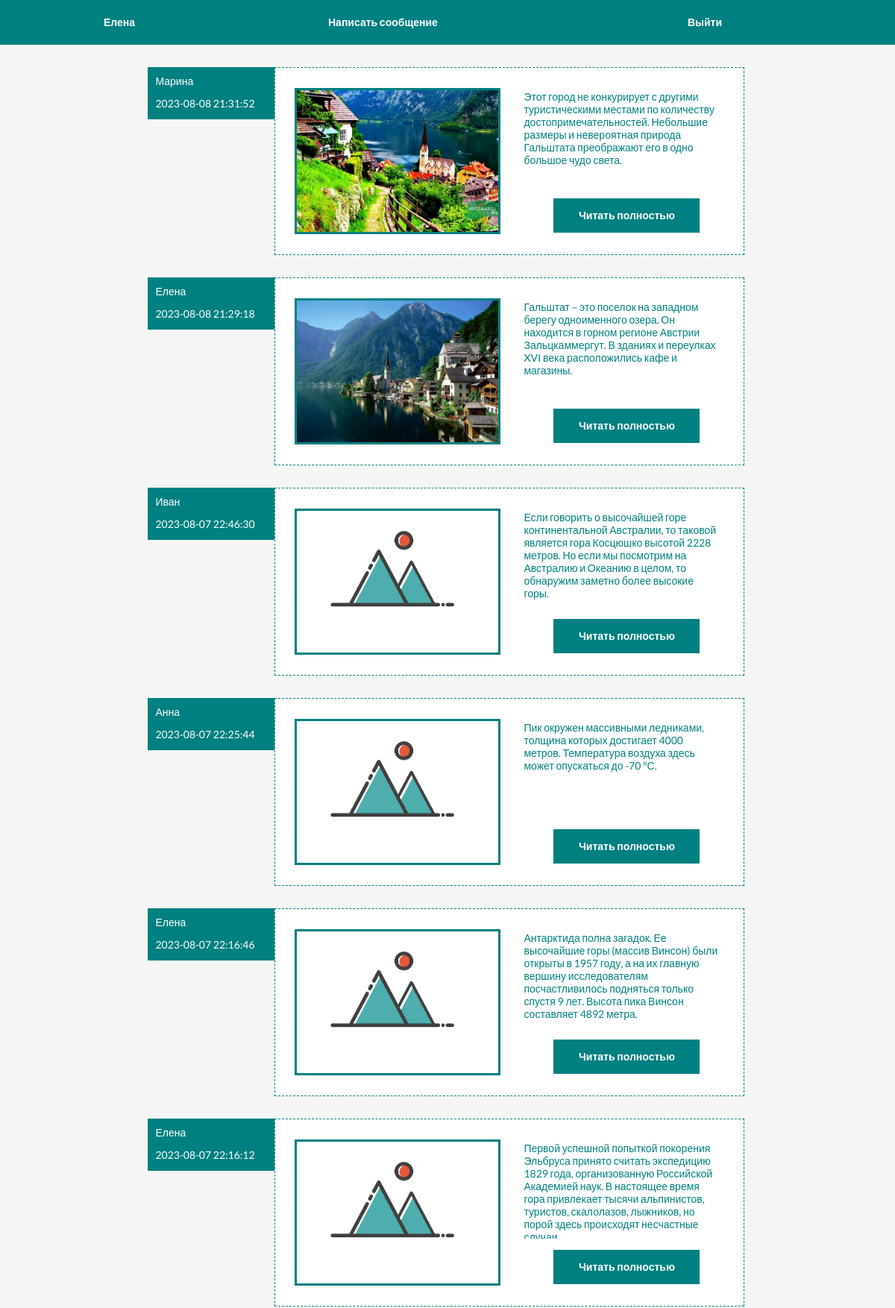
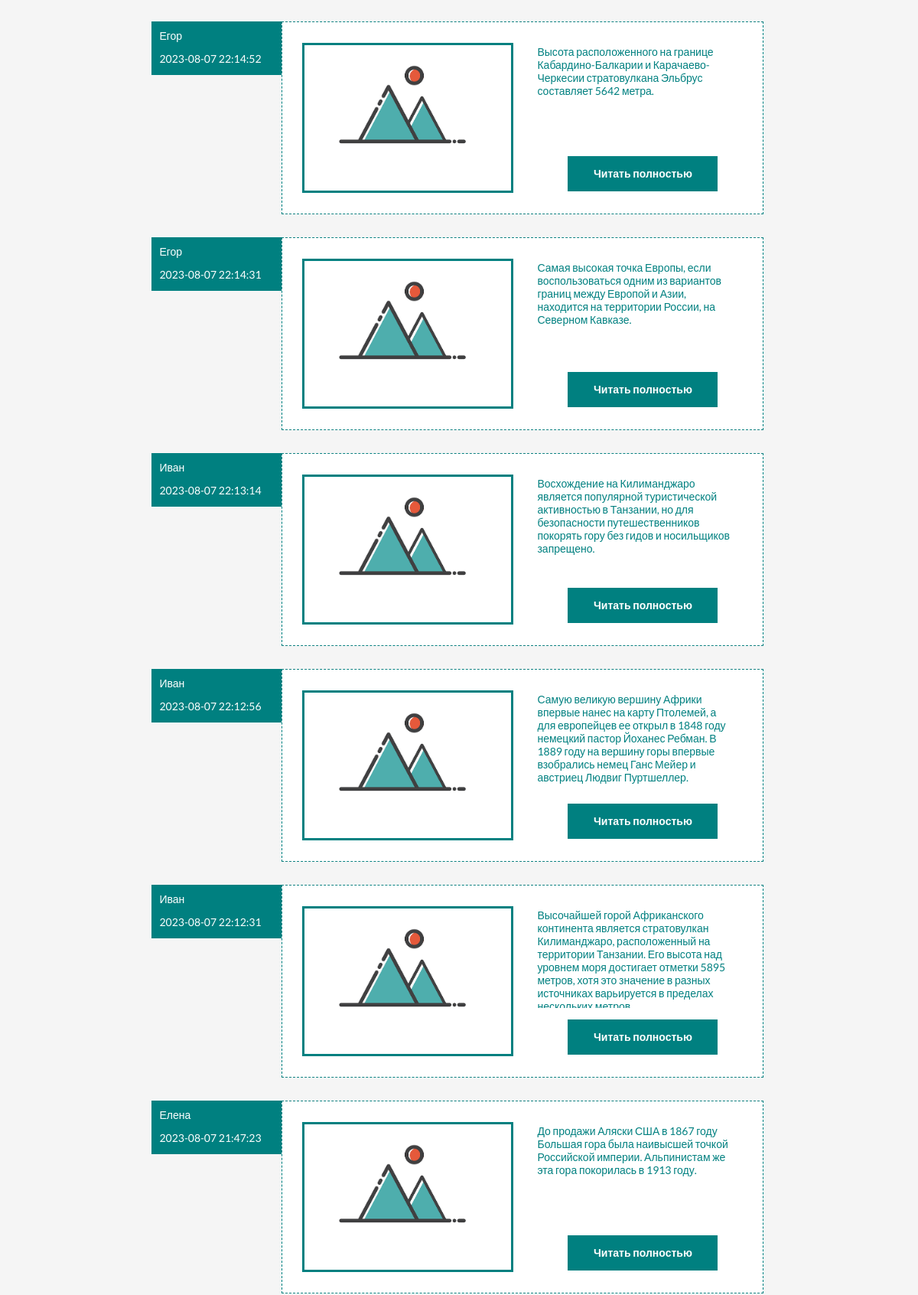
/blog (signed in, upper part), run on the app's committed database (2 pictures, top to bottom).
### tables this page shows
CREATE TABLE `users` (
  `id` int UNSIGNED NOT NULL,
  `email` varchar(255) NOT NULL,
  `name` varchar(255) NOT NULL,
  `password` varchar(255) NOT NULL,
  `created_at` datetime NOT NULL
);

CREATE TABLE `posts` (
  `id` int UNSIGNED NOT NULL,
  `author_id` int UNSIGNED NOT NULL,
  `text` varchar(255) NOT NULL,
  `created_at` datetime NOT NULL,
  `image` varchar(255) DEFAULT NULL
);

### src/View.php (called while the page is built, shortened)
<?php
class View
{
    private $templatePath = '';
    private $data = [];
    public function __construct()
    {
        $this->templatePath = PROJECT_ROOT_DIR . DIRECTORY_SEPARATOR . 'app/View';
    }
    public function render(string $tpl, $data = []) : string
    {
        $this->data += $data;
        include $this->templatePath . DIRECTORY_SEPARATOR . $tpl;
        return ob_end_flush();
    }
    public function __get($varName)
    {
        return $this->data[$varName] ?? null;
    }
}

### app/Controller/Blog.php (called while the page is built, shortened)
<?php
class Blog extends \Base\AbstractController
{
    public function index()
    {
        $posts = PostModel::getLimitPosts();
        return $this->view->render('Blog/index.phtml', [
            'posts' => $posts,
            'user' => $this->getUser()
        ]);
    }
}

### src/Application.php (called while the page is built, shortened)
<?php
class Application
{
    private $route;
    public function __construct()
    {
        $this->route = new Route();
    }
    public function run()
    {
        $view = new View();
        try {
            $this->route->dispatch($_SERVER['REQUEST_URI']);
            $controller = $this->route->getController();
            $action = $this->route->getAction();
            $controller->setView($view);
            $session = new Session();
            $session->init();
            $controller->setSession($session);
            $result = $controller->$action();
        } catch (RedirectException $e) {
            header('Location: ' . $e->getUrl());
        } catch (Route404Exception $e) {
            header($_SERVER["SERVER_PROTOCOL"] . " 404 Not Found", true, 404);
            echo 'Page not found';
        }
    }
}

### html/index.php (called while the page is built, shortened)
<?php
$app = new \Base\Application();
$app->run();

### app/Model/User.php (called while the page is built, shortened)
<?php
class User extends \Base\AbstractModel
{
    private $name;
    public function __construct($data = [])
    {
        if ($data) {
            $this->name = $data['name'];
        }
    }
    public static function getById(int $id) : ?self
    {
        $db = \Base\Db::getInstance();
        $select = "SELECT * FROM users WHERE id = :id";
        $data = $db->fetchOne($select, [':id' => $id], __METHOD__);
        return new self($data);
    }
    public function getName() : string
    {
        return $this->name;
    }
}

### src/Db.php (called while the page is built, shortened)
<?php
final class Db
{
    private $pdo;
    private static $instance;
    public static function getInstance() : self
    {
        if(!self::$instance) {
            self::$instance = new self();
        }
        return self::$instance;
    }
    private function getConnection() : object
    {
        try {
            if (!$this->pdo) {
                $host = HOST;
                $dbName = DB_NAME;
                $user = USER;
                $password = PASSWORD;
                $options = [
                    \PDO::ATTR_ERRMODE => \PDO::ERRMODE_EXCEPTION,
                    \PDO::ATTR_DEFAULT_FETCH_MODE => \PDO::FETCH_ASSOC
                ];
                $this->pdo = new \PDO("mysql:host=$host;dbname=$dbName", $user, $password, $options);
                }
                return $this->pdo;
        } catch (PDOException $e) {
            echo 'Невозможно установить соединение с базой данных <br />' . $e . '<br />';
        }
    }
    public function fetchOne(string $query, array $params = [], $_method = '') : bool|array
    {
        $startTime = microtime(true);
        $prepared = $this->getConnection()->prepare($query);
        $ret = $prepared->execute($params);
        $data = $prepared->fetchAll(\PDO::FETCH_ASSOC);
        $affectedRows = $prepared->rowCount();
        return reset($data);
    }
    public function fetchAll(string $query, $_method = '', array $params = []) : bool|array
    {
        $prepared = $this->getConnection()->prepare($query);
        $ret = $prepared->execute($params);
        $data = $prepared->fetchAll(\PDO::FETCH_ASSOC);
        return $data;
    }
}

### src/AbstractController.php (called while the page is built, shortened)
<?php
abstract class AbstractController
{
    protected $session;
    public function getUser(): ?\App\Model\User
    {
        $userId = $this->session->getUserId();
        $user = \App\Model\User::getById($userId);
        return $user;
    }
    public function setSession(Session $session)
    {
        $this->session = $session;
    }
}

### app/Model/Post.php (called while the page is built, shortened)
<?php
class Post
{
    private $text;
    private $authorId;
    private $createdAt;
    private $image;
    public static function getLimitPosts(int $limit = 20) : array
    {
        $db = \Base\Db::getInstance();
        $query = 'SELECT * FROM posts ORDER BY id DESC LIMIT ' . $limit ;
        $data = $db->fetchAll($query, __METHOD__);
        $posts = [];
        foreach ($data as $elem) {
            $post = new self($elem['id'], $elem['author_id'], $elem['text'], $elem['created_at'], $elem['image']);
            $post->id = $elem['id'];
            $post->authorId = $elem['author_id'];
            $post->text = $elem['text'];
            $post->createdAt = $elem['created_at'];
            $post->image = $elem['image'];
            $posts[] = $post;
        }
        return $posts;
    }
    public static function getAuthorNameById(int $authorId) : ?string
    {
        $db = \Base\Db::getInstance();
        $select = "SELECT `name` FROM users WHERE id = :author_id";
        $name = $db->fetchOne($select, [':author_id' => $authorId], __METHOD__);
        return $name['name'];
    }
    public function getText() : string
    {
        return $this->text;
    }
    public function getAuthorId() : int
    {
        return $this->authorId;
    }
    public function getCreatedAt() : string
    {
        return $this->createdAt;
    }
    public function getImage() : ?string
    {
        return $this->image;
    }
}

### app/View/Blog/index.phtml (the view, shortened to what this page needs)
<!DOCTYPE html>
<html lang="ru">
	<link rel="stylesheet" type="text/css" href="/css/blog_style.css">
</head>
<body>
    <div class="top">
            <div class="home">
                <?php $user = $this->user; ?>
                <?=$user->getName();?>
            </div>
            <div class="authBox"><a href="/post/new">Написать сообщение</a></div>
            <div class="authBox">
                   <div class="regist"><a href="/user/logout/">Выйти</a></div>
            </div>
    </div>
    <div class="wrapper">
	<div class="wrapperMini">
            <?php $posts = $this->posts; ?>
            <?php if ($posts): ?>
                <?php foreach ($posts as $post): ?>
            <div class="postBox">
                <div class="leftBigLabel">
                    <div class="leftLabel">
			<div class="labelMini">
                        <?=htmlspecialchars($post->getAuthorNameById($post->getAuthorId()));?>
                        </div>
                        <div class="labelMini">
                            <?=$post->getCreatedAt();?>
                        </div>
                    </div>
                </div>
                <div class="previewBox">
			<div class="leftPrevBox">
                            <?php if ($post->getImage()): ?>
                            <div class="imageBox"><img src="/Images/<?=$post->getImage();?>">"</div>
                            <?php else: ?>
                            <div class="imageBox"></div>
                            <?php endif; ?>
                        </div>
			<div class="rightPrevBox">
                            <div class="textPreview"><?=htmlspecialchars($post->getText());?></div>
                            <div class="readMore">Читать полностью</div>
			</div>
                </div>
            </div>
                <?php endforeach; ?>
            <?php else: ?>
            <div class="noPosts">Нет сообщений</div>
            <?php endif; ?>
	</div>
    </div>
</body>
</html>

### html/css/blog_style.css (style rules this page uses)
body { margin: 0; display: flex; flex-direction: row; justify-content: center; background-color: #F5F5F5; font-family: 'Lato', sans-serif; font-size: 14px; color: #008080; }
a { text-decoration: none; color: #fff; }
img { width: 100%; height: 100%; object-fit: cover; }
.top { position: fixed; display: flex; flex-direction: row; flex-wrap: wrap; justify-content: space-around; width: 100%; height: 60px; color: #fff; background-color: #008080; font-weight: bold; z-index: 20; }
.home { width: 80px; height: 60px; text-align: center; line-height: 60px; }
.authBox { position: relative; min-width: 200px; height: 60px; line-height: 60px; }
.regist { position: absolute; left: 0; width: 130px; height: 60px; text-align: center; line-height: 60px; }
.wrapper { display: flex; flex-direction: row; flex-wrap: wrap; }
.wrapperMini { display: flex; flex-direction: column; flex-wrap: wrap; justify-content: center; align-items: center; margin-top: 90px; margin-bottom: 30px; min-width: 800px; }
.leftBigLabel { display: flex; flex-direction: column; flex-wrap: wrap; justify-content: flex-start; align-items: flex-end; min-width: 175px; height: 170px; }
.leftLabel { width: 170px; height: 70px; color: #fff; background-color: #008080; }
.labelMini { padding: 10px 10px 5px 10px; height: 15px; }
.previewBox { display: flex; flex-direction: row; width: 628px; height: 250px; background-color: #fff; border: 1px solid #008080; border-style: dashed; }
.leftPrevBox { display: flex; flex-direction: row; justify-content: space-around; width: 315px; height: 250px; }
.rightPrevBox { width: 315px; height: 250px; }
.imageBox { margin: 27px 0px 0px 15px; width: 270px; height: 190px; background: url('/Images/defaultPic.png') 0 0 no-repeat; background-size: cover; border: 3px solid #008080; overflow: hidden; object-fit: cover; }
.textPreview { width: 260px; height: 130px; margin: 30px 40px 15px 20px; overflow: hidden; }
.readMore { position: relative; left: 60px; width: 190px; height: 40px; line-height: 40px; text-align: center; background-color: #008080; color: #fff; font-weight: bold; border: 3px solid #008080; cursor: pointer; z-index: 0; }
.postBox { display: inline-flex; margin-bottom: 30px; padding-bottom: 0; justify-content: space-around; }

### data on the page
users: name "Елена"
posts: author.name "Марина", created_at "2023-08-08 21:31:52", image (picture), text "Этот город не конкурирует с другими туристическими местами по количеству достопримечательностей. Небольшие размеры и невероятная природа Гальштата преображают его в одно большое чудо света."
posts: author.name "Елена", created_at "2023-08-08 21:29:18", image (picture), text "Гальштат – это поселок на западном берегу одноименного озера. Он находится в горном регионе Австрии Зальцкаммергут. В зданиях и переулках XVI века расположились кафе и магазины."
posts: author.name "Иван", created_at "2023-08-07 22:46:30", text "Если говорить о высочайшей горе континентальной Австралии, то таковой является гора Косцюшко высотой 2228 метров. Но если мы посмотрим на Австралию и Океанию в целом, то обнаружим заметно более высокие горы."
posts: author.name "Анна", created_at "2023-08-07 22:25:44", text "Пик окружен массивными ледниками, толщина которых достигает 4000 метров. Температура воздуха здесь может опускаться до -70 °С."
posts: author.name "Елена", created_at "2023-08-07 22:16:46", text "Антарктида полна загадок. Ее высочайшие горы (массив Винсон) были открыты в 1957 году, а на их главную вершину исследователям посчастливилось подняться только спустя 9 лет. Высота пика Винсон составляет 4892 метра."
posts: author.name "Елена", created_at "2023-08-07 22:16:12", text "Первой успешной попыткой покорения Эльбруса принято считать экспедицию 1829 года, организованную Российской Академией наук. В настоящее время гора привлекает тысячи альпинистов, туристов, скалолазов, лыжников, но порой здесь происходят несчастные…"
posts: author.name "Егор", created_at "2023-08-07 22:14:52", text "Высота расположенного на границе Кабардино-Балкарии и Карачаево-Черкесии стратовулкана Эльбрус составляет 5642 метра."
posts: author.name "Егор", created_at "2023-08-07 22:14:31", text "Самая высокая точка Европы, если воспользоваться одним из вариантов границ между Европой и Азии, находится на территории России, на Северном Кавказе."
posts: author.name "Иван", created_at "2023-08-07 22:13:14", text "Восхождение на Килиманджаро является популярной туристической активностью в Танзании, но для безопасности путешественников покорять гору без гидов и носильщиков запрещено."
posts: author.name "Иван", created_at "2023-08-07 22:12:56", text "Самую великую вершину Африки впервые нанес на карту Птолемей, а для европейцев ее открыл в 1848 году немецкий пастор Йоханес Ребман. В 1889 году на вершину горы впервые взобрались немец Ганс Мейер и австриец Людвиг Пуртшеллер."
posts: author.name "Иван", created_at "2023-08-07 22:12:31", text "Высочайшей горой Африканского континента является стратовулкан Килиманджаро, расположенный на территории Танзании. Его высота над уровнем моря достигает отметки 5895 метров, хотя это значение в разных источниках варьируется в пределах…"
posts: author.name "Елена", created_at "2023-08-07 21:47:23", text "До продажи Аляски США в 1867 году Большая гора была наивысшей точкой Российской империи. Альпинистам же эта гора покорилась в 1913 году."
